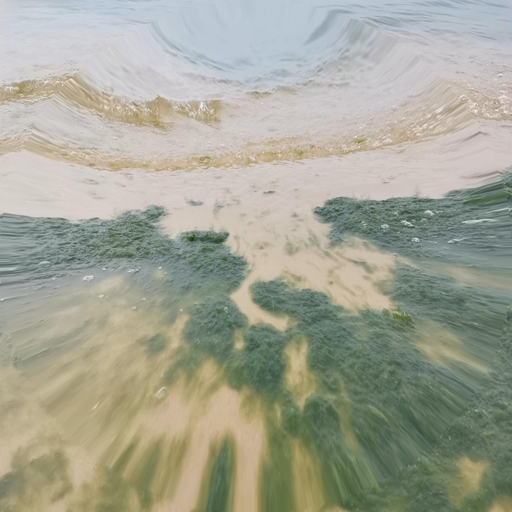
#> input picture MaskImg/test/img/0.png, 512 x 512 px, found by its file name; its folder holds only this picture in this run
$ python maskimgOne.py
#> lines starting #> are read from the running program, lines starting #| are printed output that depends on the picture
import cv2
import math
import os
import numpy as np

from pathlib import Path

file_path = "E:/00Coastal_Zone_Research_Institute/CODE/pytorch-unet-algae/MaskImg/test/img/"  #原图路径
gt_path = "E:/00Coastal_Zone_Research_Institute/CODE/pytorch-unet-algae/MaskImg/test/gt_img/"  #mask路径
save_path = 'E:/00Coastal_Zone_Research_Institute/CODE/pytorch-unet-algae/MaskImg/test/crop_images/'   #原图crop后保存路径
save_gt_path = 'E:/00Coastal_Zone_Research_Institute/CODE/pytorch-unet-algae/MaskImg/test/crop_gt/'  # mask crop后保存路径
Path(save_path).mkdir(parents=True, exist_ok=True)
Path(save_gt_path).mkdir(parents=True, exist_ok=True)

for filename in os.listdir(file_path):

    # crop的size
    height = 512
    width = 512

    # overlap大小
    over_x = 128
    over_y = 128
    h_val = height - over_x
    w_val = width - over_y

    # 设置是否丢弃不符合大小的图像
    mandatory = False

    img = cv2.imread(file_path + filename,1) #原图按照3通道彩色读入
#> img is the input picture: shape (512, 512, 3); mean B, G, R 149, 164.1, 162.7
    gt_img = cv2.imread(gt_path + filename,0) #mask按照灰度图单通道读入
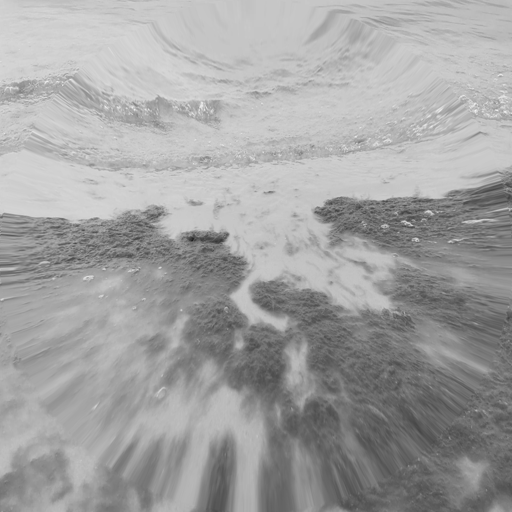
#> gt_img: shape (512, 512); min 30, max 244, mean 161.5
    print("img info :",filename, img.shape)
#| img info : 0.png (512, 512, 3)
    print("gt info :",filename, gt_img.shape)
#| gt info : 0.png (512, 512)

    # original image size
    original_height = img.shape[0]
#> original_height = 512
    original_width = img.shape[1]
#> original_width = 512

    max_row = float((original_height - height) / h_val) + 1
#> max_row = 1
    max_col = float((original_width - width) / w_val) + 1
#> max_col = 1


    max_row = math.ceil(max_row) if mandatory == False else math.floor(max_row)
    max_col = math.ceil(max_col) if mandatory == False else math.floor(max_col)

    print(max_row)
#| 1
    print(max_col)
#| 1

    images = []
    images_gt = []
    name = filename.split('.')[0]
    for i in range(max_row):
        images_temp = []
        images_temp_gt = []
        for j in range(max_col):
            temp_path = save_path + '/' + str(i) + '_' + str(j) + '_'
            temp_gt_path = save_gt_path + '/' + str(i) + '_' + str(j) + '_'
			#判断是否超出边界
            if ((width + j * w_val) > original_width and (
                    i * h_val + height) <= original_height):  # Judge the right most incomplete part
                temp = img[i * h_val:i * h_val + height, j * w_val:original_width, :]
                temp_gt = gt_img[i * h_val:i * h_val + height, j * w_val:original_width]

                w_padding = int((width + j * w_val) - original_width)
                temp_path = temp_path + name + '_' + str(temp.shape[0]) + '_' + str(temp.shape[1]) + '.png'
                temp_gt_path = temp_gt_path + name+ '_' + str(temp.shape[0]) + '_' + str(temp.shape[1]) + '.png'

                #对超出边界部分进行填充，我这里是对边缘像素进行镜像
                temp = cv2.copyMakeBorder(temp, 0, 0, 0, w_padding, cv2.BORDER_REFLECT)
                temp_gt = cv2.copyMakeBorder(temp_gt, 0, 0, 0, w_padding, cv2.BORDER_REFLECT)

                cv2.imwrite(temp_path, temp)
                cv2.imwrite(temp_gt_path, temp_gt)
                images_temp.append(temp)
                images_temp_gt.append(temp_gt)
            elif ((height + i * h_val) > original_height and (
                    j * w_val + width) <= original_width):  # Judge the incomplete part at the bottom

                h_padding = int((height + i * h_val) - original_height)
                # w_padding = int((width + j * w_val) - original_width)
                temp = img[i * h_val:original_height, j * w_val:j * w_val + width, :]
                temp_gt = gt_img[i * h_val:original_height, j * w_val:j * w_val + width]

                temp_path = temp_path + name + '_' + str(temp.shape[0]) + '_' + str(temp.shape[1]) + '.png'
                temp_gt_path = temp_gt_path + name + '_' + str(temp.shape[0]) + '_' + str(temp.shape[1]) + '.png'

                temp = cv2.copyMakeBorder(temp, 0, h_padding, 0, 0, cv2.BORDER_REFLECT)
                temp_gt = cv2.copyMakeBorder(temp_gt , 0, h_padding, 0, 0, cv2.BORDER_REFLECT)

                cv2.imwrite(temp_path, temp)
                cv2.imwrite(temp_gt_path,temp_gt)
                images_temp.append(temp)
                images_temp_gt.append(temp_gt)
            elif ((width + j * w_val) > original_width and (
                    i * h_val + height) > original_height):  # Judge the last slide
                h_padding = int((height + i * h_val) - original_height)
                w_padding = int((width + j * w_val) - original_width)

                temp = img[i * h_val:original_height, j * w_val:original_width, :]
                temp_gt = gt_img[i * h_val:original_height, j * w_val:original_width]

                temp_path = temp_path + name + '_' + str(temp.shape[0]) + '_' + str(temp.shape[1]) + '.png'
                temp_gt_path = temp_gt_path + name + '_' + str(temp.shape[0]) + '_' + str(temp.shape[1]) + '.png'

                temp = cv2.copyMakeBorder(temp, 0, h_padding, 0, w_padding, cv2.BORDER_REFLECT)
                temp_gt = cv2.copyMakeBorder(temp_gt, 0, h_padding, 0, w_padding, cv2.BORDER_REFLECT)

                cv2.imwrite(temp_path, temp)
                cv2.imwrite(temp_gt_path,temp_gt)
                images_temp.append(temp)
                images_temp_gt.append(temp_gt)
            else:
                temp = img[i * h_val:i * h_val + height, j * w_val:j * w_val + width, :]
                temp_gt = gt_img[i * h_val:i * h_val + height, j * w_val:j * w_val + width]

                temp_path = temp_path + name + '_' + str(temp.shape[0]) + '_' + str(temp.shape[1]) + '.png'
                temp_gt_path = temp_gt_path + name + '_' + str(temp.shape[0]) + '_' + str(temp.shape[1]) + '.png'

                cv2.imwrite(temp_path, temp)
                cv2.imwrite(temp_gt_path,temp_gt)
                images_temp.append(temp)
                images_temp_gt.append(temp_gt)

        images.append(images_temp)
        images_gt.append(images_temp_gt)
#> after the loop, images = 1 item; images_gt = 1 item

    print(len(images))
#| 1
